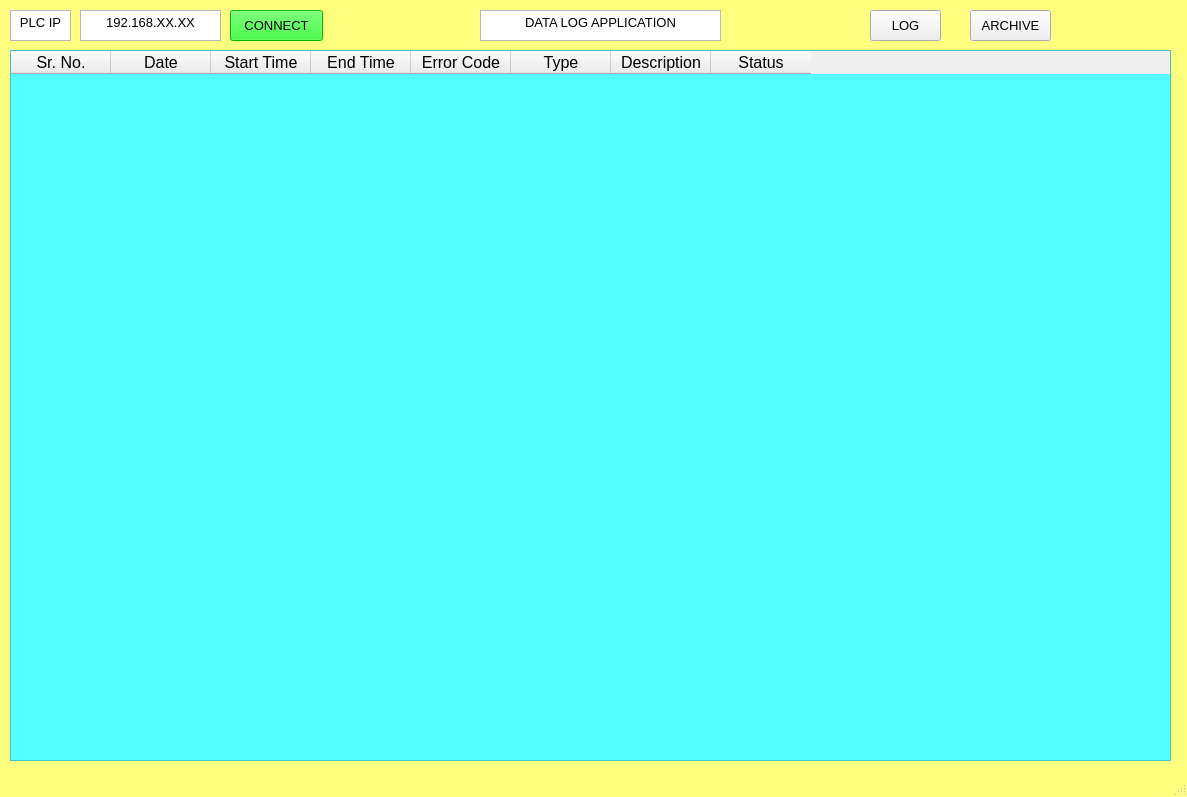
<?xml version="1.0" encoding="UTF-8"?>
<ui version="4.0">
 <class>MainWindow</class>
 <widget class="QMainWindow" name="MainWindow">
  <property name="geometry">
   <rect>
    <x>0</x>
    <y>0</y>
    <width>1187</width>
    <height>797</height>
   </rect>
  </property>
  <property name="maximumSize">
   <size>
    <width>1187</width>
    <height>797</height>
   </size>
  </property>
  <property name="windowTitle">
   <string>MainWindow</string>
  </property>
  <property name="styleSheet">
   <string notr="true">QMainWindow{
background:rgb(255, 255, 127);
}</string>
  </property>
  <widget class="QWidget" name="centralwidget">
   <widget class="QTextEdit" name="textEdit">
    <property name="geometry">
     <rect>
      <x>480</x>
      <y>10</y>
      <width>241</width>
      <height>31</height>
     </rect>
    </property>
    <property name="html">
     <string>&lt;!DOCTYPE HTML PUBLIC &quot;-//W3C//DTD HTML 4.0//EN&quot; &quot;http://www.w3.org/TR/REC-html40/strict.dtd&quot;&gt;
&lt;html&gt;&lt;head&gt;&lt;meta name=&quot;qrichtext&quot; content=&quot;1&quot; /&gt;&lt;style type=&quot;text/css&quot;&gt;
p, li { white-space: pre-wrap; }
&lt;/style&gt;&lt;/head&gt;&lt;body style=&quot; font-family:'MS Shell Dlg 2'; font-size:7.8pt; font-weight:400; font-style:normal;&quot;&gt;
&lt;p align=&quot;center&quot; style=&quot; margin-top:0px; margin-bottom:0px; margin-left:0px; margin-right:0px; -qt-block-indent:0; text-indent:0px;&quot;&gt;&lt;span style=&quot; font-size:10pt;&quot;&gt;DATA LOG APPLICATION&lt;/span&gt;&lt;/p&gt;&lt;/body&gt;&lt;/html&gt;</string>
    </property>
   </widget>
   <widget class="QTextEdit" name="textEdit_2">
    <property name="geometry">
     <rect>
      <x>10</x>
      <y>10</y>
      <width>61</width>
      <height>31</height>
     </rect>
    </property>
    <property name="html">
     <string>&lt;!DOCTYPE HTML PUBLIC &quot;-//W3C//DTD HTML 4.0//EN&quot; &quot;http://www.w3.org/TR/REC-html40/strict.dtd&quot;&gt;
&lt;html&gt;&lt;head&gt;&lt;meta name=&quot;qrichtext&quot; content=&quot;1&quot; /&gt;&lt;style type=&quot;text/css&quot;&gt;
p, li { white-space: pre-wrap; }
&lt;/style&gt;&lt;/head&gt;&lt;body style=&quot; font-family:'MS Shell Dlg 2'; font-size:7.8pt; font-weight:400; font-style:normal;&quot;&gt;
&lt;p align=&quot;center&quot; style=&quot; margin-top:0px; margin-bottom:0px; margin-left:0px; margin-right:0px; -qt-block-indent:0; text-indent:0px;&quot;&gt;&lt;span style=&quot; font-size:10pt;&quot;&gt;PLC IP&lt;/span&gt;&lt;/p&gt;&lt;/body&gt;&lt;/html&gt;</string>
    </property>
   </widget>
   <widget class="QTableWidget" name="tabLog">
    <property name="geometry">
     <rect>
      <x>10</x>
      <y>50</y>
      <width>1161</width>
      <height>711</height>
     </rect>
    </property>
    <property name="styleSheet">
     <string notr="true">QTableWidget{
background: rgb(85, 255, 255);
color: black;
}</string>
    </property>
    <column>
     <property name="text">
      <string>Sr. No.</string>
     </property>
     <property name="font">
      <font>
       <pointsize>12</pointsize>
      </font>
     </property>
     <property name="background">
      <color>
       <red>0</red>
       <green>0</green>
       <blue>0</blue>
      </color>
     </property>
    </column>
    <column>
     <property name="text">
      <string>Date</string>
     </property>
     <property name="font">
      <font>
       <pointsize>12</pointsize>
      </font>
     </property>
    </column>
    <column>
     <property name="text">
      <string>Start Time</string>
     </property>
     <property name="font">
      <font>
       <pointsize>12</pointsize>
      </font>
     </property>
    </column>
    <column>
     <property name="text">
      <string>End Time</string>
     </property>
     <property name="font">
      <font>
       <pointsize>12</pointsize>
      </font>
     </property>
    </column>
    <column>
     <property name="text">
      <string>Error Code</string>
     </property>
     <property name="font">
      <font>
       <pointsize>12</pointsize>
      </font>
     </property>
    </column>
    <column>
     <property name="text">
      <string>Type</string>
     </property>
     <property name="font">
      <font>
       <pointsize>12</pointsize>
      </font>
     </property>
    </column>
    <column>
     <property name="text">
      <string>Description</string>
     </property>
     <property name="font">
      <font>
       <pointsize>12</pointsize>
      </font>
     </property>
    </column>
    <column>
     <property name="text">
      <string>Status</string>
     </property>
     <property name="font">
      <font>
       <pointsize>12</pointsize>
      </font>
     </property>
    </column>
   </widget>
   <widget class="QTextEdit" name="txtPLCIP">
    <property name="geometry">
     <rect>
      <x>80</x>
      <y>10</y>
      <width>141</width>
      <height>31</height>
     </rect>
    </property>
    <property name="sizePolicy">
     <sizepolicy hsizetype="Fixed" vsizetype="Fixed">
      <horstretch>0</horstretch>
      <verstretch>0</verstretch>
     </sizepolicy>
    </property>
    <property name="verticalScrollBarPolicy">
     <enum>Qt::ScrollBarAsNeeded</enum>
    </property>
    <property name="horizontalScrollBarPolicy">
     <enum>Qt::ScrollBarAsNeeded</enum>
    </property>
    <property name="sizeAdjustPolicy">
     <enum>QAbstractScrollArea::AdjustToContents</enum>
    </property>
    <property name="autoFormatting">
     <set>QTextEdit::AutoBulletList</set>
    </property>
    <property name="lineWrapMode">
     <enum>QTextEdit::WidgetWidth</enum>
    </property>
    <property name="html">
     <string>&lt;!DOCTYPE HTML PUBLIC &quot;-//W3C//DTD HTML 4.0//EN&quot; &quot;http://www.w3.org/TR/REC-html40/strict.dtd&quot;&gt;
&lt;html&gt;&lt;head&gt;&lt;meta name=&quot;qrichtext&quot; content=&quot;1&quot; /&gt;&lt;style type=&quot;text/css&quot;&gt;
p, li { white-space: pre-wrap; }
&lt;/style&gt;&lt;/head&gt;&lt;body style=&quot; font-family:'MS Shell Dlg 2'; font-size:7.8pt; font-weight:400; font-style:normal;&quot;&gt;
&lt;p align=&quot;center&quot; style=&quot; margin-top:0px; margin-bottom:0px; margin-left:0px; margin-right:0px; -qt-block-indent:0; text-indent:0px;&quot;&gt;&lt;span style=&quot; font-size:10pt;&quot;&gt;192.168.XX.XX&lt;/span&gt;&lt;/p&gt;&lt;/body&gt;&lt;/html&gt;</string>
    </property>
   </widget>
   <widget class="QPushButton" name="BtnConnect">
    <property name="geometry">
     <rect>
      <x>230</x>
      <y>10</y>
      <width>93</width>
      <height>31</height>
     </rect>
    </property>
    <property name="font">
     <font>
      <pointsize>10</pointsize>
     </font>
    </property>
    <property name="autoFillBackground">
     <bool>false</bool>
    </property>
    <property name="styleSheet">
     <string notr="true">QPushButton{
	background-color: rgb(0, 255, 0);
    color: black;

}
</string>
    </property>
    <property name="text">
     <string>CONNECT</string>
    </property>
    <property name="default">
     <bool>false</bool>
    </property>
   </widget>
   <widget class="QPushButton" name="Btnlog">
    <property name="geometry">
     <rect>
      <x>870</x>
      <y>10</y>
      <width>71</width>
      <height>31</height>
     </rect>
    </property>
    <property name="font">
     <font>
      <pointsize>10</pointsize>
     </font>
    </property>
    <property name="autoFillBackground">
     <bool>true</bool>
    </property>
    <property name="text">
     <string>LOG</string>
    </property>
    <property name="default">
     <bool>false</bool>
    </property>
   </widget>
   <widget class="QPushButton" name="BtnArch">
    <property name="geometry">
     <rect>
      <x>970</x>
      <y>10</y>
      <width>81</width>
      <height>31</height>
     </rect>
    </property>
    <property name="font">
     <font>
      <pointsize>10</pointsize>
     </font>
    </property>
    <property name="autoFillBackground">
     <bool>true</bool>
    </property>
    <property name="text">
     <string>ARCHIVE</string>
    </property>
    <property name="default">
     <bool>false</bool>
    </property>
   </widget>
  </widget>
  <widget class="QStatusBar" name="statusbar"/>
 </widget>
 <tabstops>
  <tabstop>textEdit</tabstop>
 </tabstops>
 <resources/>
 <connections/>
</ui>
